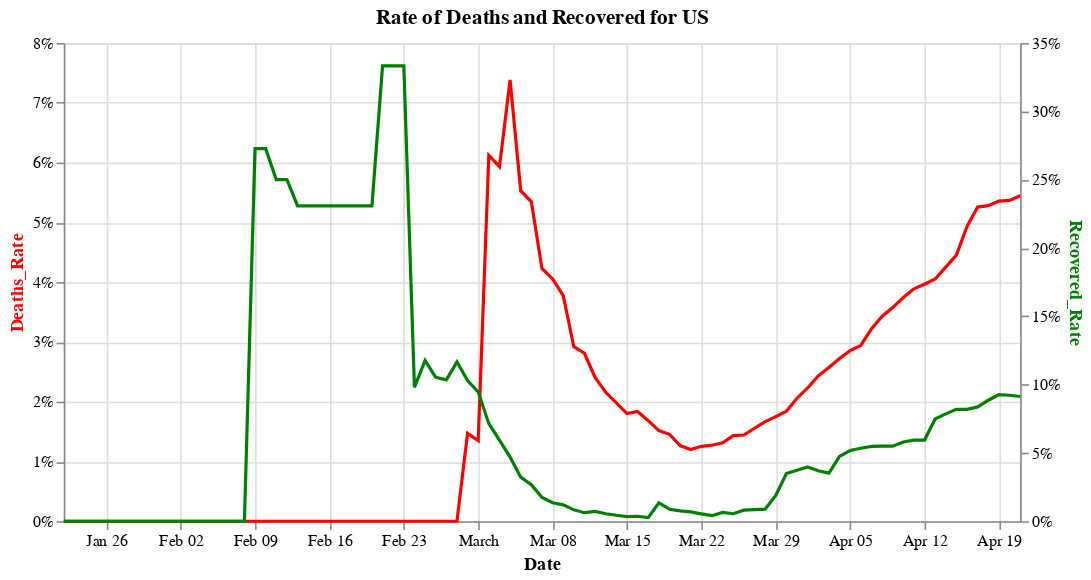

Notebook source saved alongside this figure:
### Code cell
#hide_input
_rate1_line = alt.Chart(df_country_cases).mark_line(color='red').encode(
    alt.X('Date:T'),
    alt.Y('Deaths_Rate:Q', axis=alt.Axis(format='%', titleColor='red')),
    tooltip = list(df_country_cases)
) 

_rate2_line = alt.Chart(df_country_cases).mark_line(color='green').encode(
    alt.X('Date:T'),
    alt.Y('Recovered_Rate:Q', axis=alt.Axis(format='%', titleColor='green')),
    tooltip = list(df_country_cases)
)

(_rate1_line + _rate2_line).properties(
    width = 600,
    title = f'Rate of Deaths and Recovered for {country}'
).resolve_scale(y='independent')

### Figure 1 — Vega-Lite specification as saved in the notebook (floating-point values rounded to 4 significant figures)
{"config": {"view": {"continuousWidth": 400, "continuousHeight": 300}}, "layer": [{"mark": {"type": "line", "color": "red"}, "encoding": {"tooltip": [{"type": "temporal", "field": "Date"}, {"type": "quantitative", "field": "Cases"}, {"type": "quantitative", "field": "Deaths"}, {"type": "quantitative", "field": "Recovered"}, {"type": "quantitative", "field": "Active"}, {"type": "quantitative", "field": "New Cases"}, {"type": "quantitative", "field": "New Deaths"}, {"type": "quantitative", "field": "New Recovered"}, {"type": "quantitative", "field": "New Active"}, {"type": "quantitative", "field": "Deaths_Rate"}, {"type": "quantitative", "field": "Recovered_Rate"}], "x": {"type": "temporal", "field": "Date"}, "y": {"type": "quantitative", "axis": {"format": "%", "titleColor": "red"}, "field": "Deaths_Rate"}}}, {"mark": {"type": "line", "color": "green"}, "encoding": {"tooltip": [{"type": "temporal", "field": "Date"}, {"type": "quantitative", "field": "Cases"}, {"type": "quantitative", "field": "Deaths"}, {"type": "quantitative", "field": "Recovered"}, {"type": "quantitative", "field": "Active"}, {"type": "quantitative", "field": "New Cases"}, {"type": "quantitative", "field": "New Deaths"}, {"type": "quantitative", "field": "New Recovered"}, {"type": "quantitative", "field": "New Active"}, {"type": "quantitative", "field": "Deaths_Rate"}, {"type": "quantitative", "field": "Recovered_Rate"}], "x": {"type": "temporal", "field": "Date"}, "y": {"type": "quantitative", "axis": {"format": "%", "titleColor": "green"}, "field": "Recovered_Rate"}}}], "data": {"name": "data-63439063bc360e5303772d8eb6285d15"}, "resolve": {"scale": {"y": "independent"}}, "title": "Rate of Deaths and Recovered for US", "width": 600, "$schema": "https://vega.github.io/schema/vega-lite/v4.8.1.json", "datasets": {"data-63439063bc360e5303772d8eb6285d15": [{"Date": "2020-01-22T00:00:00", "Cases": 1, "Deaths": 0, "Recovered": 0, "Active": 1, "New Cases": null, "New Deaths": null, "New Recovered": null, "New Active": null, "Deaths_Rate": 0.0, "Recovered_Rate": 0.0}, {"Date": "2020-01-23T00:00:00", "Cases": 1, "Deaths": 0, "Recovered": 0, "Active": 1, "New Cases": 0.0, "New Deaths": 0.0, "New Recovered": 0.0, "New Active": 0.0, "Deaths_Rate": 0.0, "Recovered_Rate": 0.0}, {"Date": "2020-01-24T00:00:00", "Cases": 2, "Deaths": 0, "Recovered": 0, "Active": 2, "New Cases": 1.0, "New Deaths": 0.0, "New Recovered": 0.0, "New Active": 1.0, "Deaths_Rate": 0.0, "Recovered_Rate": 0.0}, {"Date": "2020-01-25T00:00:00", "Cases": 2, "Deaths": 0, "Recovered": 0, "Active": 2, "New Cases": 0.0, "New Deaths": 0.0, "New Recovered": 0.0, "New Active": 0.0, "Deaths_Rate": 0.0, "Recovered_Rate": 0.0}, {"Date": "2020-01-26T00:00:00", "Cases": 5, "Deaths": 0, "Recovered": 0, "Active": 5, "New Cases": 3.0, "New Deaths": 0.0, "New Recovered": 0.0, "New Active": 3.0, "Deaths_Rate": 0.0, "Recovered_Rate": 0.0}, {"Date": "2020-01-27T00:00:00", "Cases": 5, "Deaths": 0, "Recovered": 0, "Active": 5, "New Cases": 0.0, "New Deaths": 0.0, "New Recovered": 0.0, "New Active": 0.0, "Deaths_Rate": 0.0, "Recovered_Rate": 0.0}, {"Date": "2020-01-28T00:00:00", "Cases": 5, "Deaths": 0, "Recovered": 0, "Active": 5, "New Cases": 0.0, "New Deaths": 0.0, "New Recovered": 0.0, "New Active": 0.0, "Deaths_Rate": 0.0, "Recovered_Rate": 0.0}, {"Date": "2020-01-29T00:00:00", "Cases": 5, "Deaths": 0, "Recovered": 0, "Active": 5, "New Cases": 0.0, "New Deaths": 0.0, "New Recovered": 0.0, "New Active": 0.0, "Deaths_Rate": 0.0, "Recovered_Rate": 0.0}, {"Date": "2020-01-30T00:00:00", "Cases": 5, "Deaths": 0, "Recovered": 0, "Active": 5, "New Cases": 0.0, "New Deaths": 0.0, "New Recovered": 0.0, "New Active": 0.0, "Deaths_Rate": 0.0, "Recovered_Rate": 0.0}, {"Date": "2020-01-31T00:00:00", "Cases": 7, "Deaths": 0, "Recovered": 0, "Active": 7, "New Cases": 2.0, "New Deaths": 0.0, "New Recovered": 0.0, "New Active": 2.0, "Deaths_Rate": 0.0, "Recovered_Rate": 0.0}, {"Date": "2020-02-01T00:00:00", "Cases": 8, "Deaths": 0, "Recovered": 0, "Active": 8, "New Cases": 1.0, "New Deaths": 0.0, "New Recovered": 0.0, "New Active": 1.0, "Deaths_Rate": 0.0, "Recovered_Rate": 0.0}, {"Date": "2020-02-02T00:00:00", "Cases": 8, "Deaths": 0, "Recovered": 0, "Active": 8, "New Cases": 0.0, "New Deaths": 0.0, "New Recovered": 0.0, "New Active": 0.0, "Deaths_Rate": 0.0, "Recovered_Rate": 0.0}, {"Date": "2020-02-03T00:00:00", "Cases": 11, "Deaths": 0, "Recovered": 0, "Active": 11, "New Cases": 3.0, "New Deaths": 0.0, "New Recovered": 0.0, "New Active": 3.0, "Deaths_Rate": 0.0, "Recovered_Rate": 0.0}, {"Date": "2020-02-04T00:00:00", "Cases": 11, "Deaths": 0, "Recovered": 0, "Active": 11, "New Cases": 0.0, "New Deaths": 0.0, "New Recovered": 0.0, "New Active": 0.0, "Deaths_Rate": 0.0, "Recovered_Rate": 0.0}, {"Date": "2020-02-05T00:00:00", "Cases": 11, "Deaths": 0, "Recovered": 0, "Active": 11, "New Cases": 0.0, "New Deaths": 0.0, "New Recovered": 0.0, "New Active": 0.0, "Deaths_Rate": 0.0, "Recovered_Rate": 0.0}, {"Date": "2020-02-06T00:00:00", "Cases": 11, "Deaths": 0, "Recovered": 0, "Active": 11, "New Cases": 0.0, "New Deaths": 0.0, "New Recovered": 0.0, "New Active": 0.0, "Deaths_Rate": 0.0, "Recovered_Rate": 0.0}, {"Date": "2020-02-07T00:00:00", "Cases": 11, "Deaths": 0, "Recovered": 0, "Active": 11, "New Cases": 0.0, "New Deaths": 0.0, "New Recovered": 0.0, "New Active": 0.0, "Deaths_Rate": 0.0, "Recovered_Rate": 0.0}, {"Date": "2020-02-08T00:00:00", "Cases": 11, "Deaths": 0, "Recovered": 0, "Active": 11, "New Cases": 0.0, "New Deaths": 0.0, "New Recovered": 0.0, "New Active": 0.0, "Deaths_Rate": 0.0, "Recovered_Rate": 0.0}, {"Date": "2020-02-09T00:00:00", "Cases": 11, "Deaths": 0, "Recovered": 3, "Active": 8, "New Cases": 0.0, "New Deaths": 0.0, "New Recovered": 3.0, "New Active": -3.0, "Deaths_Rate": 0.0, "Recovered_Rate": 0.2727}, {"Date": "2020-02-10T00:00:00", "Cases": 11, "Deaths": 0, "Recovered": 3, "Active": 8, "New Cases": 0.0, "New Deaths": 0.0, "New Recovered": 0.0, "New Active": 0.0, "Deaths_Rate": 0.0, "Recovered_Rate": 0.2727}, {"Date": "2020-02-11T00:00:00", "Cases": 12, "Deaths": 0, "Recovered": 3, "Active": 9, "New Cases": 1.0, "New Deaths": 0.0, "New Recovered": 0.0, "New Active": 1.0, "Deaths_Rate": 0.0, "Recovered_Rate": 0.25}, {"Date": "2020-02-12T00:00:00", "Cases": 12, "Deaths": 0, "Recovered": 3, "Active": 9, "New Cases": 0.0, "New Deaths": 0.0, "New Recovered": 0.0, "New Active": 0.0, "Deaths_Rate": 0.0, "Recovered_Rate": 0.25}, {"Date": "2020-02-13T00:00:00", "Cases": 13, "Deaths": 0, "Recovered": 3, "Active": 10, "New Cases": 1.0, "New Deaths": 0.0, "New Recovered": 0.0, "New Active": 1.0, "Deaths_Rate": 0.0, "Recovered_Rate": 0.2308}, {"Date": "2020-02-14T00:00:00", "Cases": 13, "Deaths": 0, "Recovered": 3, "Active": 10, "New Cases": 0.0, "New Deaths": 0.0, "New Recovered": 0.0, "New Active": 0.0, "Deaths_Rate": 0.0, "Recovered_Rate": 0.2308}, {"Date": "2020-02-15T00:00:00", "Cases": 13, "Deaths": 0, "Recovered": 3, "Active": 10, "New Cases": 0.0, "New Deaths": 0.0, "New Recovered": 0.0, "New Active": 0.0, "Deaths_Rate": 0.0, "Recovered_Rate": 0.2308}, {"Date": "2020-02-16T00:00:00", "Cases": 13, "Deaths": 0, "Recovered": 3, "Active": 10, "New Cases": 0.0, "New Deaths": 0.0, "New Recovered": 0.0, "New Active": 0.0, "Deaths_Rate": 0.0, "Recovered_Rate": 0.2308}, {"Date": "2020-02-17T00:00:00", "Cases": 13, "Deaths": 0, "Recovered": 3, "Active": 10, "New Cases": 0.0, "New Deaths": 0.0, "New Recovered": 0.0, "New Active": 0.0, "Deaths_Rate": 0.0, "Recovered_Rate": 0.2308}, {"Date": "2020-02-18T00:00:00", "Cases": 13, "Deaths": 0, "Recovered": 3, "Active": 10, "New Cases": 0.0, "New Deaths": 0.0, "New Recovered": 0.0, "New Active": 0.0, "Deaths_Rate": 0.0, "Recovered_Rate": 0.2308}, {"Date": "2020-02-19T00:00:00", "Cases": 13, "Deaths": 0, "Recovered": 3, "Active": 10, "New Cases": 0.0, "New Deaths": 0.0, "New Recovered": 0.0, "New Active": 0.0, "Deaths_Rate": 0.0, "Recovered_Rate": 0.2308}, {"Date": "2020-02-20T00:00:00", "Cases": 13, "Deaths": 0, "Recovered": 3, "Active": 10, "New Cases": 0.0, "New Deaths": 0.0, "New Recovered": 0.0, "New Active": 0.0, "Deaths_Rate": 0.0, "Recovered_Rate": 0.2308}, {"Date": "2020-02-21T00:00:00", "Cases": 15, "Deaths": 0, "Recovered": 5, "Active": 10, "New Cases": 2.0, "New Deaths": 0.0, "New Recovered": 2.0, "New Active": 0.0, "Deaths_Rate": 0.0, "Recovered_Rate": 0.3333}, {"Date": "2020-02-22T00:00:00", "Cases": 15, "Deaths": 0, "Recovered": 5, "Active": 10, "New Cases": 0.0, "New Deaths": 0.0, "New Recovered": 0.0, "New Active": 0.0, "Deaths_Rate": 0.0, "Recovered_Rate": 0.3333}, {"Date": "2020-02-23T00:00:00", "Cases": 15, "Deaths": 0, "Recovered": 5, "Active": 10, "New Cases": 0.0, "New Deaths": 0.0, "New Recovered": 0.0, "New Active": 0.0, "Deaths_Rate": 0.0, "Recovered_Rate": 0.3333}, {"Date": "2020-02-24T00:00:00", "Cases": 51, "Deaths": 0, "Recovered": 5, "Active": 46, "New Cases": 36.0, "New Deaths": 0.0, "New Recovered": 0.0, "New Active": 36.0, "Deaths_Rate": 0.0, "Recovered_Rate": 0.09804}, {"Date": "2020-02-25T00:00:00", "Cases": 51, "Deaths": 0, "Recovered": 6, "Active": 45, "New Cases": 0.0, "New Deaths": 0.0, "New Recovered": 1.0, "New Active": -1.0, "Deaths_Rate": 0.0, "Recovered_Rate": 0.1176}, {"Date": "2020-02-26T00:00:00", "Cases": 57, "Deaths": 0, "Recovered": 6, "Active": 51, "New Cases": 6.0, "New Deaths": 0.0, "New Recovered": 0.0, "New Active": 6.0, "Deaths_Rate": 0.0, "Recovered_Rate": 0.1053}, {"Date": "2020-02-27T00:00:00", "Cases": 58, "Deaths": 0, "Recovered": 6, "Active": 52, "New Cases": 1.0, "New Deaths": 0.0, "New Recovered": 0.0, "New Active": 1.0, "Deaths_Rate": 0.0, "Recovered_Rate": 0.1034}, {"Date": "2020-02-28T00:00:00", "Cases": 60, "Deaths": 0, "Recovered": 7, "Active": 53, "New Cases": 2.0, "New Deaths": 0.0, "New Recovered": 1.0, "New Active": 1.0, "Deaths_Rate": 0.0, "Recovered_Rate": 0.1167}, {"Date": "2020-02-29T00:00:00", "Cases": 68, "Deaths": 1, "Recovered": 7, "Active": 60, "New Cases": 8.0, "New Deaths": 1.0, "New Recovered": 0.0, "New Active": 7.0, "Deaths_Rate": 0.01471, "Recovered_Rate": 0.1029}, {"Date": "2020-03-01T00:00:00", "Cases": 74, "Deaths": 1, "Recovered": 7, "Active": 66, "New Cases": 6.0, "New Deaths": 0.0, "New Recovered": 0.0, "New Active": 6.0, "Deaths_Rate": 0.01351, "Recovered_Rate": 0.09459}, {"Date": "2020-03-02T00:00:00", "Cases": 98, "Deaths": 6, "Recovered": 7, "Active": 85, "New Cases": 24.0, "New Deaths": 5.0, "New Recovered": 0.0, "New Active": 19.0, "Deaths_Rate": 0.06122, "Recovered_Rate": 0.07143}, {"Date": "2020-03-03T00:00:00", "Cases": 118, "Deaths": 7, "Recovered": 7, "Active": 104, "New Cases": 20.0, "New Deaths": 1.0, "New Recovered": 0.0, "New Active": 19.0, "Deaths_Rate": 0.05932, "Recovered_Rate": 0.05932}, {"Date": "2020-03-04T00:00:00", "Cases": 149, "Deaths": 11, "Recovered": 7, "Active": 131, "New Cases": 31.0, "New Deaths": 4.0, "New Recovered": 0.0, "New Active": 27.0, "Deaths_Rate": 0.07383, "Recovered_Rate": 0.04698}, {"Date": "2020-03-05T00:00:00", "Cases": 217, "Deaths": 12, "Recovered": 7, "Active": 198, "New Cases": 68.0, "New Deaths": 1.0, "New Recovered": 0.0, "New Active": 67.0, "Deaths_Rate": 0.0553, "Recovered_Rate": 0.03226}, {"Date": "2020-03-06T00:00:00", "Cases": 262, "Deaths": 14, "Recovered": 7, "Active": 241, "New Cases": 45.0, "New Deaths": 2.0, "New Recovered": 0.0, "New Active": 43.0, "Deaths_Rate": 0.05344, "Recovered_Rate": 0.02672}, {"Date": "2020-03-07T00:00:00", "Cases": 402, "Deaths": 17, "Recovered": 7, "Active": 378, "New Cases": 140.0, "New Deaths": 3.0, "New Recovered": 0.0, "New Active": 137.0, "Deaths_Rate": 0.04229, "Recovered_Rate": 0.01741}, {"Date": "2020-03-08T00:00:00", "Cases": 518, "Deaths": 21, "Recovered": 7, "Active": 490, "New Cases": 116.0, "New Deaths": 4.0, "New Recovered": 0.0, "New Active": 112.0, "Deaths_Rate": 0.04054, "Recovered_Rate": 0.01351}, {"Date": "2020-03-09T00:00:00", "Cases": 583, "Deaths": 22, "Recovered": 7, "Active": 554, "New Cases": 65.0, "New Deaths": 1.0, "New Recovered": 0.0, "New Active": 64.0, "Deaths_Rate": 0.03774, "Recovered_Rate": 0.01201}, {"Date": "2020-03-10T00:00:00", "Cases": 959, "Deaths": 28, "Recovered": 8, "Active": 923, "New Cases": 376.0, "New Deaths": 6.0, "New Recovered": 1.0, "New Active": 369.0, "Deaths_Rate": 0.0292, "Recovered_Rate": 0.008342}, {"Date": "2020-03-11T00:00:00", "Cases": 1281, "Deaths": 36, "Recovered": 8, "Active": 1237, "New Cases": 322.0, "New Deaths": 8.0, "New Recovered": 0.0, "New Active": 314.0, "Deaths_Rate": 0.0281, "Recovered_Rate": 0.006245}, {"Date": "2020-03-12T00:00:00", "Cases": 1663, "Deaths": 40, "Recovered": 12, "Active": 1611, "New Cases": 382.0, "New Deaths": 4.0, "New Recovered": 4.0, "New Active": 374.0, "Deaths_Rate": 0.02405, "Recovered_Rate": 0.007216}, {"Date": "2020-03-13T00:00:00", "Cases": 2179, "Deaths": 47, "Recovered": 12, "Active": 2120, "New Cases": 516.0, "New Deaths": 7.0, "New Recovered": 0.0, "New Active": 509.0, "Deaths_Rate": 0.02157, "Recovered_Rate": 0.005507}, {"Date": "2020-03-14T00:00:00", "Cases": 2727, "Deaths": 54, "Recovered": 12, "Active": 2661, "New Cases": 548.0, "New Deaths": 7.0, "New Recovered": 0.0, "New Active": 541.0, "Deaths_Rate": 0.0198, "Recovered_Rate": 0.0044}, {"Date": "2020-03-15T00:00:00", "Cases": 3499, "Deaths": 63, "Recovered": 12, "Active": 3424, "New Cases": 772.0, "New Deaths": 9.0, "New Recovered": 0.0, "New Active": 763.0, "Deaths_Rate": 0.01801, "Recovered_Rate": 0.00343}, {"Date": "2020-03-16T00:00:00", "Cases": 4632, "Deaths": 85, "Recovered": 17, "Active": 4530, "New Cases": 1133.0, "New Deaths": 22.0, "New Recovered": 5.0, "New Active": 1106.0, "Deaths_Rate": 0.01835, "Recovered_Rate": 0.00367}, {"Date": "2020-03-17T00:00:00", "Cases": 6421, "Deaths": 108, "Recovered": 17, "Active": 6296, "New Cases": 1789.0, "New Deaths": 23.0, "New Recovered": 0.0, "New Active": 1766.0, "Deaths_Rate": 0.01682, "Recovered_Rate": 0.002648}, {"Date": "2020-03-18T00:00:00", "Cases": 7783, "Deaths": 118, "Recovered": 105, "Active": 7560, "New Cases": 1362.0, "New Deaths": 10.0, "New Recovered": 88.0, "New Active": 1264.0, "Deaths_Rate": 0.01516, "Recovered_Rate": 0.01349}, {"Date": "2020-03-19T00:00:00", "Cases": 13747, "Deaths": 200, "Recovered": 121, "Active": 13426, "New Cases": 5964.0, "New Deaths": 82.0, "New Recovered": 16.0, "New Active": 5866.0, "Deaths_Rate": 0.01455, "Recovered_Rate": 0.008802}, {"Date": "2020-03-20T00:00:00", "Cases": 19273, "Deaths": 244, "Recovered": 147, "Active": 18882, "New Cases": 5526.0, "New Deaths": 44.0, "New Recovered": 26.0, "New Active": 5456.0, "Deaths_Rate": 0.01266, "Recovered_Rate": 0.007627}, {"Date": "2020-03-21T00:00:00", "Cases": 25600, "Deaths": 307, "Recovered": 176, "Active": 25117, "New Cases": 6327.0, "New Deaths": 63.0, "New Recovered": 29.0, "New Active": 6235.0, "Deaths_Rate": 0.01199, "Recovered_Rate": 0.006875}, {"Date": "2020-03-22T00:00:00", "Cases": 33276, "Deaths": 417, "Recovered": 178, "Active": 32681, "New Cases": 7676.0, "New Deaths": 110.0, "New Recovered": 2.0, "New Active": 7564.0, "Deaths_Rate": 0.01253, "Recovered_Rate": 0.005349}, {"Date": "2020-03-23T00:00:00", "Cases": 43843, "Deaths": 557, "Recovered": 178, "Active": 43108, "New Cases": 10570.0, "New Deaths": 140.0, "New Recovered": 0.0, "New Active": 10430.0, "Deaths_Rate": 0.0127, "Recovered_Rate": 0.00406}, {"Date": "2020-03-24T00:00:00", "Cases": 53736, "Deaths": 706, "Recovered": 348, "Active": 52682, "New Cases": 9893.0, "New Deaths": 149.0, "New Recovered": 170.0, "New Active": 9574.0, "Deaths_Rate": 0.01314, "Recovered_Rate": 0.006476}, {"Date": "2020-03-25T00:00:00", "Cases": 65778, "Deaths": 942, "Recovered": 361, "Active": 64475, "New Cases": 12040.0, "New Deaths": 236.0, "New Recovered": 13.0, "New Active": 11790.0, "Deaths_Rate": 0.01432, "Recovered_Rate": 0.005488}, {"Date": "2020-03-26T00:00:00", "Cases": 83836, "Deaths": 1209, "Recovered": 681, "Active": 81946, "New Cases": 18060.0, "New Deaths": 267.0, "New Recovered": 320.0, "New Active": 17470.0, "Deaths_Rate": 0.01442, "Recovered_Rate": 0.008123}, {"Date": "2020-03-27T00:00:00", "Cases": 101657, "Deaths": 1581, "Recovered": 869, "Active": 99207, "New Cases": 17820.0, "New Deaths": 372.0, "New Recovered": 188.0, "New Active": 17260.0, "Deaths_Rate": 0.01555, "Recovered_Rate": 0.008548}, {"Date": "2020-03-28T00:00:00", "Cases": 121465, "Deaths": 2026, "Recovered": 1072, "Active": 118367, "New Cases": 19810.0, "New Deaths": 445.0, "New Recovered": 203.0, "New Active": 19160.0, "Deaths_Rate": 0.01668, "Recovered_Rate": 0.008826}, {"Date": "2020-03-29T00:00:00", "Cases": 140909, "Deaths": 2467, "Recovered": 2665, "Active": 135777, "New Cases": 19440.0, "New Deaths": 441.0, "New Recovered": 1593.0, "New Active": 17410.0, "Deaths_Rate": 0.01751, "Recovered_Rate": 0.01891}, {"Date": "2020-03-30T00:00:00", "Cases": 161831, "Deaths": 2978, "Recovered": 5644, "Active": 153209, "New Cases": 20920.0, "New Deaths": 511.0, "New Recovered": 2979.0, "New Active": 17430.0, "Deaths_Rate": 0.0184, "Recovered_Rate": 0.03488}, {"Date": "2020-03-31T00:00:00", "Cases": 188172, "Deaths": 3873, "Recovered": 7024, "Active": 177275, "New Cases": 26340.0, "New Deaths": 895.0, "New Recovered": 1380.0, "New Active": 24070.0, "Deaths_Rate": 0.02058, "Recovered_Rate": 0.03733}, {"Date": "2020-04-01T00:00:00", "Cases": 213372, "Deaths": 4757, "Recovered": 8474, "Active": 200141, "New Cases": 25200.0, "New Deaths": 884.0, "New Recovered": 1450.0, "New Active": 22870.0, "Deaths_Rate": 0.02229, "Recovered_Rate": 0.03971}, {"Date": "2020-04-02T00:00:00", "Cases": 243762, "Deaths": 5926, "Recovered": 9001, "Active": 228835, "New Cases": 30390.0, "New Deaths": 1169.0, "New Recovered": 527.0, "New Active": 28690.0, "Deaths_Rate": 0.02431, "Recovered_Rate": 0.03693}, {"Date": "2020-04-03T00:00:00", "Cases": 275586, "Deaths": 7087, "Recovered": 9707, "Active": 258792, "New Cases": 31820.0, "New Deaths": 1161.0, "New Recovered": 706.0, "New Active": 29960.0, "Deaths_Rate": 0.02572, "Recovered_Rate": 0.03522}, {"Date": "2020-04-04T00:00:00", "Cases": 308853, "Deaths": 8407, "Recovered": 14652, "Active": 285794, "New Cases": 33270.0, "New Deaths": 1320.0, "New Recovered": 4945.0, "New Active": 27000.0, "Deaths_Rate": 0.02722, "Recovered_Rate": 0.04744}, {"Date": "2020-04-05T00:00:00", "Cases": 337072, "Deaths": 9619, "Recovered": 17448, "Active": 310005, "New Cases": 28220.0, "New Deaths": 1212.0, "New Recovered": 2796.0, "New Active": 24210.0, "Deaths_Rate": 0.02854, "Recovered_Rate": 0.05176}, {"Date": "2020-04-06T00:00:00", "Cases": 366667, "Deaths": 10783, "Recovered": 19581, "Active": 336303, "New Cases": 29600.0, "New Deaths": 1164.0, "New Recovered": 2133.0, "New Active": 26300.0, "Deaths_Rate": 0.02941, "Recovered_Rate": 0.0534}, {"Date": "2020-04-07T00:00:00", "Cases": 397505, "Deaths": 12794, "Recovered": 21763, "Active": 362948, "New Cases": 30840.0, "New Deaths": 2011.0, "New Recovered": 2182.0, "New Active": 26640.0, "Deaths_Rate": 0.03219, "Recovered_Rate": 0.05475}, {"Date": "2020-04-08T00:00:00", "Cases": 429052, "Deaths": 14695, "Recovered": 23559, "Active": 390798, "New Cases": 31550.0, "New Deaths": 1901.0, "New Recovered": 1796.0, "New Active": 27850.0, "Deaths_Rate": 0.03425, "Recovered_Rate": 0.05491}, {"Date": "2020-04-09T00:00:00", "Cases": 462780, "Deaths": 16544, "Recovered": 25410, "Active": 420826, "New Cases": 33730.0, "New Deaths": 1849.0, "New Recovered": 1851.0, "New Active": 30030.0, "Deaths_Rate": 0.03575, "Recovered_Rate": 0.05491}, {"Date": "2020-04-10T00:00:00", "Cases": 496535, "Deaths": 18586, "Recovered": 28790, "Active": 449159, "New Cases": 33760.0, "New Deaths": 2042.0, "New Recovered": 3380.0, "New Active": 28330.0, "Deaths_Rate": 0.03743, "Recovered_Rate": 0.05798}, {"Date": "2020-04-11T00:00:00", "Cases": 526396, "Deaths": 20462, "Recovered": 31270, "Active": 474664, "New Cases": 29860.0, "New Deaths": 1876.0, "New Recovered": 2480.0, "New Active": 25500.0, "Deaths_Rate": 0.03887, "Recovered_Rate": 0.0594}, {"Date": "2020-04-12T00:00:00", "Cases": 555313, "Deaths": 22019, "Recovered": 32988, "Active": 500306, "New Cases": 28920.0, "New Deaths": 1557.0, "New Recovered": 1718.0, "New Active": 25640.0, "Deaths_Rate": 0.03965, "Recovered_Rate": 0.0594}, {"Date": "2020-04-13T00:00:00", "Cases": 580619, "Deaths": 23528, "Recovered": 43482, "Active": 513609, "New Cases": 25310.0, "New Deaths": 1509.0, "New Recovered": 10490.0, "New Active": 13300.0, "Deaths_Rate": 0.04052, "Recovered_Rate": 0.07489}, {"Date": "2020-04-14T00:00:00", "Cases": 607670, "Deaths": 25831, "Recovered": 47763, "Active": 534076, "New Cases": 27050.0, "New Deaths": 2303.0, "New Recovered": 4281.0, "New Active": 20470.0, "Deaths_Rate": 0.04251, "Recovered_Rate": 0.0786}, {"Date": "2020-04-15T00:00:00", "Cases": 636350, "Deaths": 28325, "Recovered": 52096, "Active": 555929, "New Cases": 28680.0, "New Deaths": 2494.0, "New Recovered": 4333.0, "New Active": 21850.0, "Deaths_Rate": 0.04451, "Recovered_Rate": 0.08187}, {"Date": "2020-04-16T00:00:00", "Cases": 667592, "Deaths": 32916, "Recovered": 54703, "Active": 579973, "New Cases": 31240.0, "New Deaths": 4591.0, "New Recovered": 2607.0, "New Active": 24040.0, "Deaths_Rate": 0.04931, "Recovered_Rate": 0.08194}, {"Date": "2020-04-17T00:00:00", "Cases": 699706, "Deaths": 36773, "Recovered": 58545, "Active": 604388, "New Cases": 32110.0, "New Deaths": 3857.0, "New Recovered": 3842.0, "New Active": 24420.0, "Deaths_Rate": 0.05255, "Recovered_Rate": 0.08367}, {"Date": "2020-04-18T00:00:00", "Cases": 732197, "Deaths": 38664, "Recovered": 64840, "Active": 628693, "New Cases": 32490.0, "New Deaths": 1891.0, "New Recovered": 6295.0, "New Active": 24300.0, "Deaths_Rate": 0.05281, "Recovered_Rate": 0.08856}, {"Date": "2020-04-19T00:00:00", "Cases": 759086, "Deaths": 40661, "Recovered": 70337, "Active": 648088, "New Cases": 26890.0, "New Deaths": 1997.0, "New Recovered": 5497.0, "New Active": 19400.0, "Deaths_Rate": 0.05357, "Recovered_Rate": 0.09266}, {"Date": "2020-04-20T00:00:00", "Cases": 784326, "Deaths": 42094, "Recovered": 72329, "Active": 669903, "New Cases": 25240.0, "New Deaths": 1433.0, "New Recovered": 1992.0, "New Active": 21820.0, "Deaths_Rate": 0.05367, "Recovered_Rate": 0.09222}, {"Date": "2020-04-21T00:00:00", "Cases": 823786, "Deaths": 44845, "Recovered": 75204, "Active": 703737, "New Cases": 39460.0, "New Deaths": 2751.0, "New Recovered": 2875.0, "New Active": 33830.0, "Deaths_Rate": 0.05444, "Recovered_Rate": 0.09129}]}}
